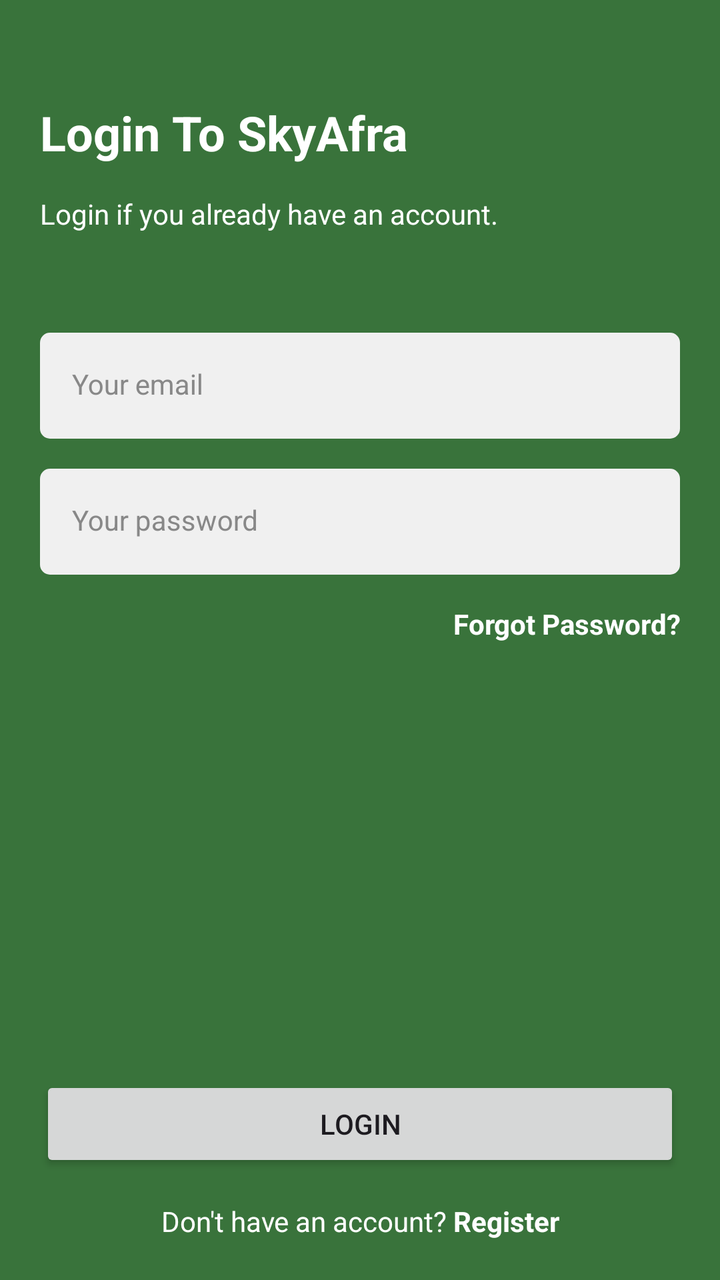
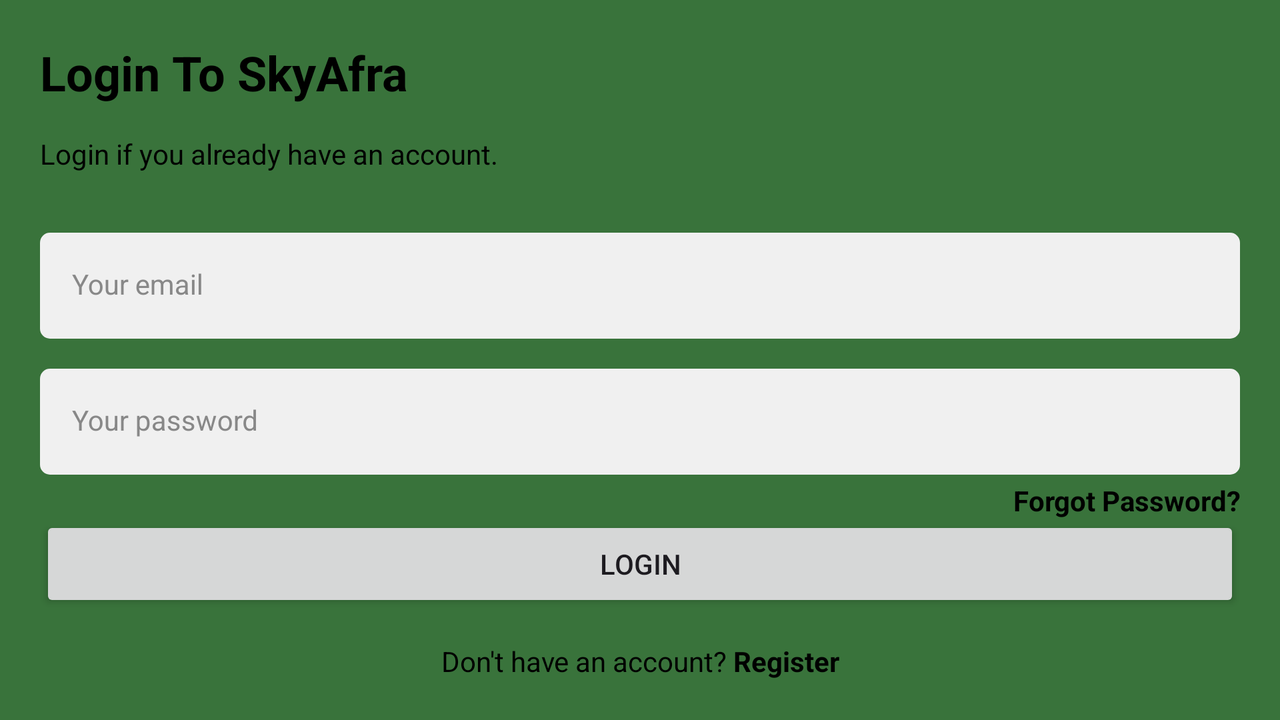

The same Android screen from two of the app's own layout files: first res/layout/ as a phone draws it, then the repository's variant for another configuration, drawn on a device whose configuration selects that folder. Both files follow.
<!-- AndroidManifest.xml: application theme Theme.SkyAfra -->
<!-- res/layout/activity_login.xml -->
<?xml version="1.0" encoding="utf-8"?>
<androidx.constraintlayout.widget.ConstraintLayout xmlns:android="http://schemas.android.com/apk/res/android"
    xmlns:app="http://schemas.android.com/apk/res-auto"
    xmlns:tools="http://schemas.android.com/tools"
    android:layout_width="match_parent"
    android:layout_height="match_parent"
    android:background="@color/green"
    tools:context=".activity.LoginActivity"
    android:padding="20dp">

    <TextView
        android:id="@+id/tv_login_title"
        android:layout_width="match_parent"
        android:layout_height="wrap_content"
        android:layout_marginTop="30dp"
        android:text="@string/login_title"
        style="@style/Title"
        android:textColor="@color/white"
        app:layout_constraintEnd_toEndOf="parent"
        app:layout_constraintStart_toStartOf="parent"
        app:layout_constraintTop_toTopOf="parent"/>

    <TextView
        android:id="@+id/tv_login_sub_title"
        android:layout_width="match_parent"
        android:layout_height="wrap_content"
        android:layout_marginTop="15dp"
        android:text="@string/login_sub_title"
        style="@style/SubTitle"
        android:textColor="@color/white"
        app:layout_constraintEnd_toEndOf="parent"
        app:layout_constraintStart_toStartOf="parent"
        app:layout_constraintTop_toBottomOf="@+id/tv_login_title"/>

    <com.google.android.material.textfield.TextInputLayout
        android:id="@+id/til_email"
        android:layout_width="match_parent"
        android:layout_height="wrap_content"
        android:layout_marginTop="50dp"
        android:hint="@string/login_email"
        style="@style/TextInputLayout"
        app:layout_constraintEnd_toEndOf="parent"
        app:layout_constraintStart_toStartOf="parent"
        app:layout_constraintTop_toBottomOf="@+id/tv_login_sub_title">

        <com.google.android.material.textfield.TextInputEditText
            android:id="@+id/et_email"
            android:layout_width="match_parent"
            android:layout_height="wrap_content"
            style="@style/TextInputEditText"/>

    </com.google.android.material.textfield.TextInputLayout>

    <com.google.android.material.textfield.TextInputLayout
        android:id="@+id/til_password"
        android:layout_width="match_parent"
        android:layout_height="wrap_content"
        android:layout_marginTop="15dp"
        android:hint="@string/login_password"
        style="@style/TextInputLayout"
        app:layout_constraintEnd_toEndOf="parent"
        app:layout_constraintStart_toStartOf="parent"
        app:layout_constraintTop_toBottomOf="@+id/til_email">

        <com.google.android.material.textfield.TextInputEditText
            android:id="@+id/et_password"
            android:layout_width="match_parent"
            android:layout_height="wrap_content"
            android:inputType="textPassword"
            style="@style/TextInputEditText"/>

    </com.google.android.material.textfield.TextInputLayout>

    <TextView
        android:id="@+id/tv_forgot_pw"
        android:layout_width="match_parent"
        android:layout_height="wrap_content"
        android:layout_marginTop="15dp"
        android:text="@string/forgot_password"
        android:textStyle="bold"
        android:textAlignment="textEnd"
        style="@style/SubTitle"
        android:textColor="@color/white"
        app:layout_constraintEnd_toEndOf="parent"
        app:layout_constraintStart_toStartOf="parent"
        app:layout_constraintTop_toBottomOf="@id/til_password" />

    <androidx.appcompat.widget.AppCompatButton
        android:id="@+id/btn_login"
        android:layout_width="match_parent"
        android:layout_height="wrap_content"
        android:layout_marginBottom="15dp"
        android:text="@string/login"
        app:layout_constraintBottom_toTopOf="@id/tv_havent_account"
        app:layout_constraintEnd_toEndOf="parent"
        app:layout_constraintStart_toStartOf="parent"/>

    <TextView
        android:id="@+id/tv_havent_account"
        android:layout_width="match_parent"
        android:layout_height="wrap_content"
        android:text="@string/login_havent_account"
        android:textAlignment="center"
        style="@style/SubTitle"
        android:textColor="@color/white"
        app:layout_constraintBottom_toBottomOf="parent"
        app:layout_constraintEnd_toEndOf="parent"
        app:layout_constraintStart_toStartOf="parent"/>

    <ProgressBar
        android:id="@+id/progressBar"
        android:layout_width="wrap_content"
        android:layout_height="wrap_content"
        android:layout_gravity="center"
        android:visibility="gone"
        app:layout_constraintBottom_toBottomOf="parent"
        app:layout_constraintEnd_toEndOf="parent"
        app:layout_constraintStart_toStartOf="parent"
        app:layout_constraintTop_toTopOf="parent" />


</androidx.constraintlayout.widget.ConstraintLayout>
<!-- resources referenced by this layout -->
<resources>
  <color name="green">#39733B</color>
  <color name="white">#FFFFFFFF</color>
  <string name="forgot_password">Forgot Password?</string>
  <string name="login">LOGIN</string>
  <string name="login_email">Your email</string>
  <string name="login_havent_account">
          Don\'t have an account? <b>Register</b>
      </string>
  <string name="login_password">Your password</string>
  <string name="login_sub_title">
          Login if you already have an account.
      </string>
  <string name="login_title">Login To SkyAfra</string>
  <style name="SubTitle">
          <item name="android:textColor">@color/black</item>
          <item name="android:textSize">14sp</item>
      </style>
  <style name="TextInputEditText" parent="Widget.MaterialComponents.TextInputLayout.FilledBox">
          <item name="android:background">@drawable/bg_text_field</item>
  
      </style>
  <style name="TextInputLayout" parent="Widget.MaterialComponents.TextInputLayout.FilledBox">
          <item name="android:textColorHint">@color/grey</item>
          <item name="hintTextColor">@color/grey</item>
          <item name="boxStrokeWidth">0dp</item>
          <item name="boxStrokeWidthFocused">0dp</item>
      </style>
  <style name="Title">
          <item name="android:textColor">@color/black</item>
          <item name="android:textSize">24sp</item>
          <item name="android:textStyle">bold</item>
      </style>
  <style name="Theme.SkyAfra" parent="Base.Theme.SkyAfra" />
  <color name="black">#FF000000</color>
  <!-- drawable bg_text_field (drawable) -->
  <?xml version="1.0" encoding="utf-8"?>
  <selector xmlns:android="http://schemas.android.com/apk/res/android">
      <item android:state_focused="true">
          <shape android:shape="rectangle">
              <solid android:color="@color/grey_light"/>
              <stroke android:width="1dp"/>
              <corners android:radius="5dp"/>
          </shape>
      </item>
  
      <item android:state_focused="false">
          <shape android:shape="rectangle">
              <solid android:color="@color/grey_light"/>
              <corners android:radius="5dp"/>
          </shape>
      </item>
  </selector>
  <color name="grey">#888888</color>
  <style name="Base.Theme.SkyAfra" parent="Theme.Material3.DayNight.NoActionBar">
          
           <item name="colorPrimary">@color/green</item>
           <item name="colorPrimaryVariant">@color/green</item>
           <item name="android:statusBarColor">@color/green</item>
      </style>
  <color name="grey_light">#F0F0F0</color>
</resources>
<!-- res/layout-land/activity_login.xml (the repository's variant of the layout above) -->
<!-- drawn on the phone turned sideways -->
<?xml version="1.0" encoding="utf-8"?>
<androidx.constraintlayout.widget.ConstraintLayout xmlns:android="http://schemas.android.com/apk/res/android"
    xmlns:app="http://schemas.android.com/apk/res-auto"
    xmlns:tools="http://schemas.android.com/tools"
    android:layout_width="match_parent"
    android:layout_height="match_parent"
    android:background="@color/green"
    tools:context=".activity.LoginActivity"
    android:padding="20dp">

    <TextView
        android:id="@+id/tv_login_title"
        style="@style/Title"
        android:layout_width="match_parent"
        android:layout_height="wrap_content"
        android:text="@string/login_title"
        app:layout_constraintEnd_toEndOf="parent"
        app:layout_constraintStart_toStartOf="parent"
        app:layout_constraintTop_toTopOf="parent" />

    <TextView
        android:id="@+id/tv_login_sub_title"
        android:layout_width="match_parent"
        android:layout_height="wrap_content"
        android:layout_marginTop="15dp"
        android:text="@string/login_sub_title"
        style="@style/SubTitle"
        app:layout_constraintEnd_toEndOf="parent"
        app:layout_constraintStart_toStartOf="parent"
        app:layout_constraintTop_toBottomOf="@+id/tv_login_title"/>

    <com.google.android.material.textfield.TextInputLayout
        android:id="@+id/til_email"
        style="@style/TextInputLayout"
        android:layout_width="match_parent"
        android:layout_height="wrap_content"
        android:layout_marginTop="30dp"
        android:hint="@string/login_email"
        app:layout_constraintEnd_toEndOf="parent"
        app:layout_constraintStart_toStartOf="parent"
        app:layout_constraintTop_toBottomOf="@+id/tv_login_sub_title">

        <com.google.android.material.textfield.TextInputEditText
            android:id="@+id/et_email"
            style="@style/TextInputEditText"
            android:layout_width="match_parent"
            android:layout_height="wrap_content" />

    </com.google.android.material.textfield.TextInputLayout>

    <com.google.android.material.textfield.TextInputLayout
        android:id="@+id/til_password"
        style="@style/TextInputLayout"
        android:layout_width="match_parent"
        android:layout_height="wrap_content"
        android:layout_marginTop="15dp"
        android:hint="@string/login_password"
        app:layout_constraintEnd_toEndOf="parent"
        app:layout_constraintStart_toStartOf="parent"
        app:layout_constraintTop_toBottomOf="@+id/til_email">

        <com.google.android.material.textfield.TextInputEditText
            android:id="@+id/et_password"
            style="@style/TextInputEditText"
            android:layout_width="match_parent"
            android:layout_height="wrap_content"
            android:inputType="textPassword" />

    </com.google.android.material.textfield.TextInputLayout>

    <TextView
        android:id="@+id/tv_forgot_pw"
        style="@style/SubTitle"
        android:layout_width="match_parent"
        android:layout_height="wrap_content"
        android:layout_marginTop="5dp"
        android:text="@string/forgot_password"
        android:textAlignment="textEnd"
        android:textStyle="bold"
        app:layout_constraintBottom_toTopOf="@+id/btn_login"
        app:layout_constraintEnd_toEndOf="parent"
        app:layout_constraintStart_toStartOf="parent"
        app:layout_constraintTop_toBottomOf="@+id/til_password" />

    <androidx.appcompat.widget.AppCompatButton
        android:id="@+id/btn_login"
        android:layout_width="match_parent"
        android:layout_height="wrap_content"
        android:layout_marginBottom="15dp"
        android:text="@string/login"
        app:layout_constraintBottom_toTopOf="@id/tv_havent_account"
        app:layout_constraintEnd_toEndOf="parent"
        app:layout_constraintStart_toStartOf="parent" />

    <TextView
        android:id="@+id/tv_havent_account"
        android:layout_width="match_parent"
        android:layout_height="wrap_content"
        android:text="@string/login_havent_account"
        android:textAlignment="center"
        style="@style/SubTitle"
        app:layout_constraintBottom_toBottomOf="parent"
        app:layout_constraintEnd_toEndOf="parent"
        app:layout_constraintStart_toStartOf="parent"/>

    <ProgressBar
        android:id="@+id/progressBar"
        android:layout_width="wrap_content"
        android:layout_height="wrap_content"
        android:layout_gravity="center"
        android:visibility="gone"
        app:layout_constraintBottom_toBottomOf="parent"
        app:layout_constraintEnd_toEndOf="parent"
        app:layout_constraintStart_toStartOf="parent"
        app:layout_constraintTop_toTopOf="parent" />


</androidx.constraintlayout.widget.ConstraintLayout>
<!-- resources referenced by the variant -->
<!-- as the phone turned sideways resolves them -->
<resources>
  <color name="green">#39733B</color>
  <string name="forgot_password">Forgot Password?</string>
  <string name="login">LOGIN</string>
  <string name="login_email">Your email</string>
  <string name="login_havent_account">
          Don\'t have an account? <b>Register</b>
      </string>
  <string name="login_password">Your password</string>
  <string name="login_sub_title">
          Login if you already have an account.
      </string>
  <string name="login_title">Login To SkyAfra</string>
  <style name="SubTitle">
          <item name="android:textColor">@color/black</item>
          <item name="android:textSize">14sp</item>
      </style>
  <style name="TextInputEditText" parent="Widget.MaterialComponents.TextInputLayout.FilledBox">
          <item name="android:background">@drawable/bg_text_field</item>
  
      </style>
  <style name="TextInputLayout" parent="Widget.MaterialComponents.TextInputLayout.FilledBox">
          <item name="android:textColorHint">@color/grey</item>
          <item name="hintTextColor">@color/grey</item>
          <item name="boxStrokeWidth">0dp</item>
          <item name="boxStrokeWidthFocused">0dp</item>
      </style>
  <style name="Title">
          <item name="android:textColor">@color/black</item>
          <item name="android:textSize">24sp</item>
          <item name="android:textStyle">bold</item>
      </style>
  <style name="Theme.SkyAfra" parent="Base.Theme.SkyAfra" />
  <color name="black">#FF000000</color>
  <!-- drawable bg_text_field (drawable) -->
  <?xml version="1.0" encoding="utf-8"?>
  <selector xmlns:android="http://schemas.android.com/apk/res/android">
      <item android:state_focused="true">
          <shape android:shape="rectangle">
              <solid android:color="@color/grey_light"/>
              <stroke android:width="1dp"/>
              <corners android:radius="5dp"/>
          </shape>
      </item>
  
      <item android:state_focused="false">
          <shape android:shape="rectangle">
              <solid android:color="@color/grey_light"/>
              <corners android:radius="5dp"/>
          </shape>
      </item>
  </selector>
  <color name="grey">#888888</color>
  <style name="Base.Theme.SkyAfra" parent="Theme.Material3.DayNight.NoActionBar">
          
           <item name="colorPrimary">@color/green</item>
           <item name="colorPrimaryVariant">@color/green</item>
           <item name="android:statusBarColor">@color/green</item>
      </style>
  <color name="grey_light">#F0F0F0</color>
</resources>
